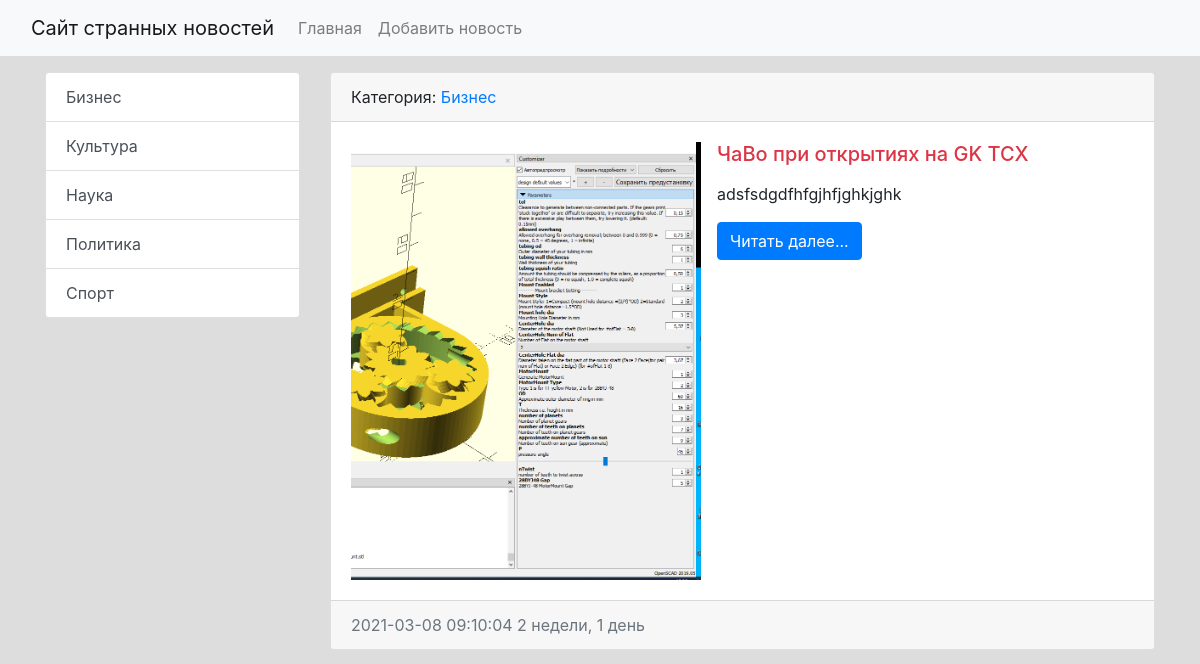
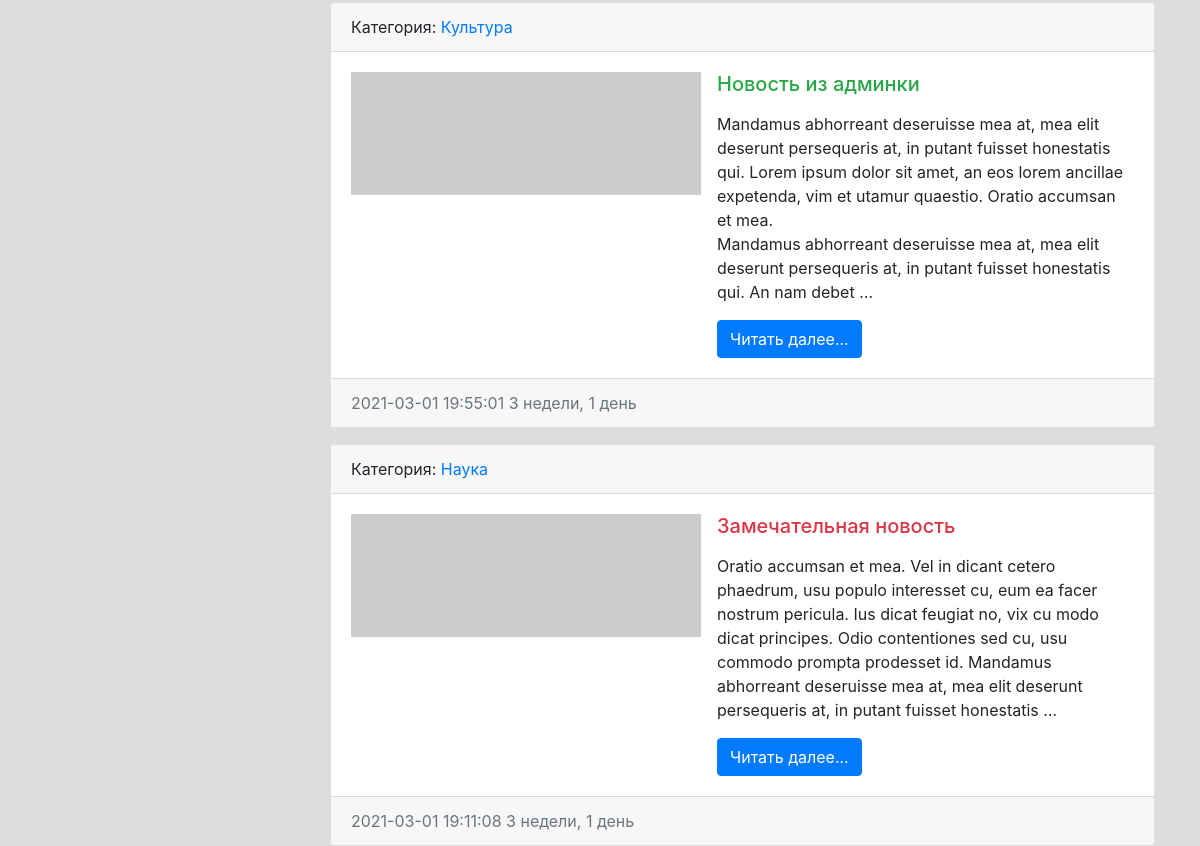
The app's page / (upper part), older data (2 pictures, top to bottom).
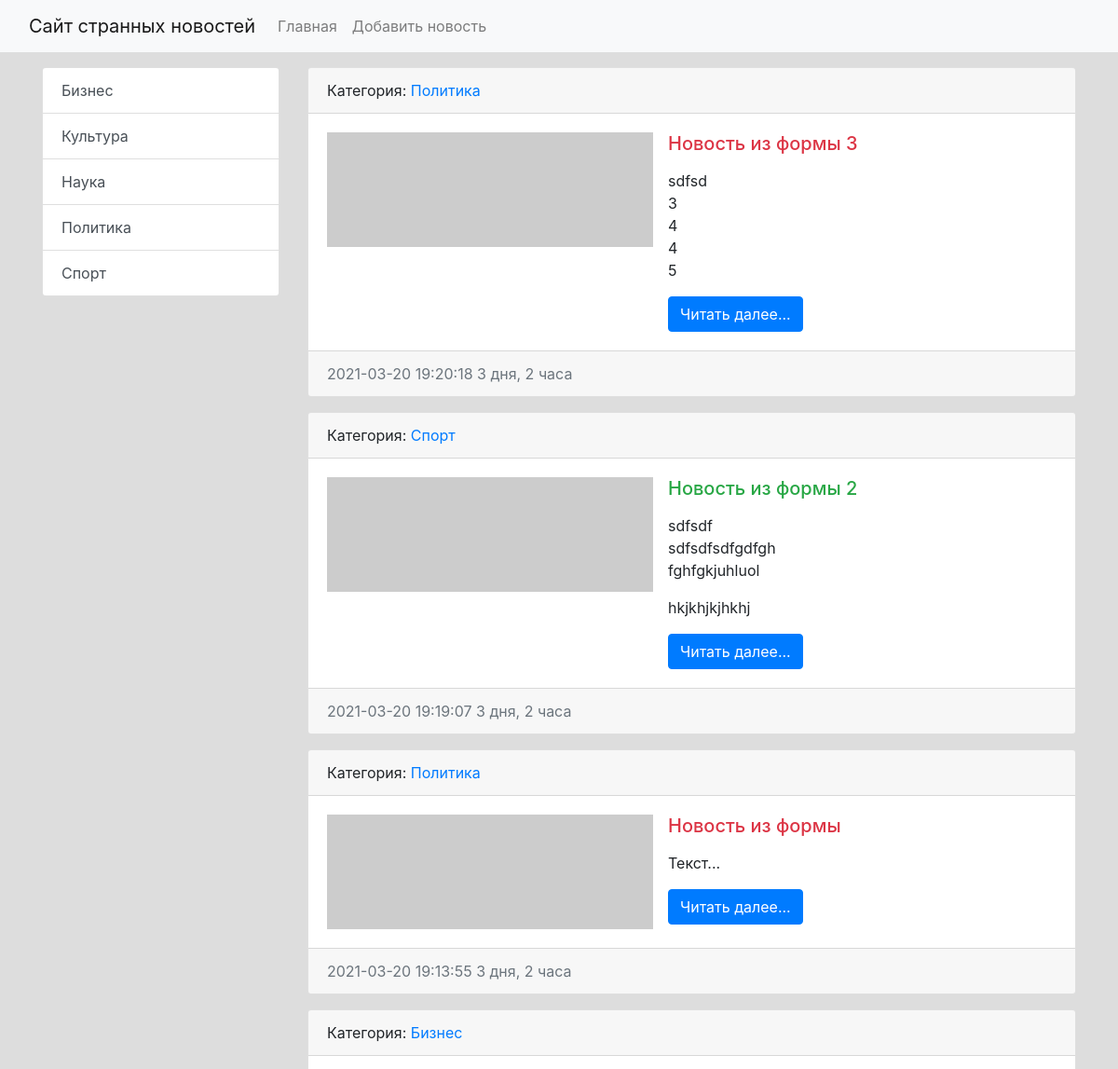
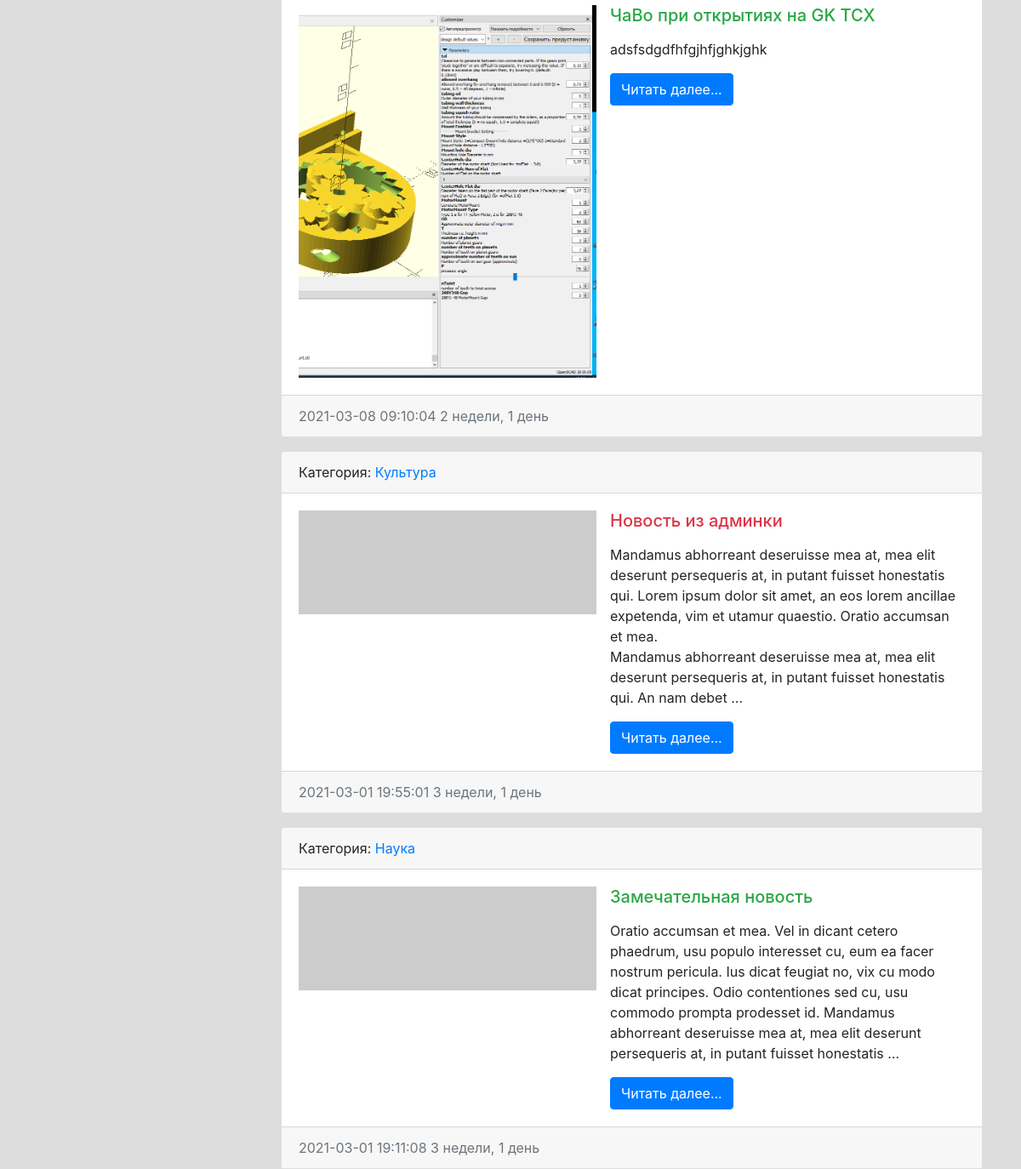
The same page, newer data (2 pictures, top to bottom).
### news/models.py (models this page shows, shortened)
class Category(models.Model):
    title = models.CharField(max_length=150, db_index=True, verbose_name='Наименование категории')
    def get_absolute_url(self):
        return reverse('category', kwargs={"category_id": self.pk})
    def __str__(self):
        return self.title
    class Meta:
        verbose_name = 'Категория'
        verbose_name_plural = 'Категории'
        ordering = ['title']

class News(models.Model):
    title = models.CharField(max_length=150, verbose_name='Наименование')
    content = models.TextField(blank=True, verbose_name='Контент')
    created_at = models.DateTimeField(auto_now_add=True, verbose_name='Дата публикации')
    updated_at = models.DateTimeField(auto_now=True, verbose_name='Обновлено')
    photo = models.ImageField(upload_to='photos/%Y/%m/%d/', verbose_name='Фото', blank=True)
    is_published = models.BooleanField(default=True, verbose_name='Опубликовано')
    category = models.ForeignKey('Category', on_delete=models.PROTECT, verbose_name='Категория')
    def get_absolute_url(self):
        return reverse('view_news', kwargs={"pk": self.pk})
    class Meta:
        verbose_name = 'Новость'
        verbose_name_plural = 'Новости'
        ordering = ['-created_at']

### news/views.py (the view)
# urls.py: path('', HomeNews.as_view(), name='home'),
class HomeNews(ListView):
    model = News
    template_name = 'news/home_news_list.html'
    context_object_name = 'news'
    def get_context_data(self, *, object_list=None, **kwargs):
        context = super().get_context_data(**kwargs)
        context['title'] = 'Главная страница'
        return context
    def get_queryset(self):
        return News.objects.filter(is_published=True)

### news/templatetags/news_tags.py (called while the page is built)
@register.inclusion_tag('news/list_categories.html')
def show_categories(arg1='Hello', arg2='world'):
    categories = Category.objects.all()
    return {"categories": categories, "arg1": arg1, "arg2": arg2}

### news/templates/news/home_news_list.html (shortened to what this page needs)
{% extends 'base.html' %}
{% block sidebar %}
{% include 'inc/_sidebar.html' %}
{% endblock %}
{% block content %}
{% for item in news %}
<div class="card mb-3">
    <div class="card-header">
        Категория: <a href="{{ item.category.get_absolute_url }}">{{ item.category }}</a>
    </div>
    <div class="card-body">
        <div class="media">
            {% if item.photo %}
            <img src="{{ item.photo.url }}" alt="" width="350" class="float-left mr-3">
            {% else %}
            <img src="https://picsum.photos/id/998/350/235/?blur=2" width="350" alt="" class="float-left mr-3">
            {% endif %}
            <div class="media-body">
                <h5 class="card-title {% cycle 'text-danger' 'text-success' %}">{{ item.title }}</h5>
                <p class="card-text">{{ item.content|linebreaks|truncatewords:50 }}</p>
                <a href="{{ item.get_absolute_url }}" class="btn btn-primary">Читать далее...</a>
            </div>
        </div>
    </div>
    <div class="card-footer text-muted">
        {{ item.created_at|date:"Y-m-d H:i:s" }}
        {{ item.created_at|timesince }}
    </div>
</div>
{% endfor %}
{% endblock %}

### templates/base.html (shortened to what this page needs)
{% load static %}
<!doctype html>
<html lang="en">
<head>
    <link href="{% static 'bootstrap/css/bootstrap.min.css' %}" rel="stylesheet">
    <link href="{% static 'css/style.css' %}" rel="stylesheet">
</head>
<body>
{% include 'inc/_nav.html' %}
<div class="container mt-3">
    <div class="row">
        <div class="col-md-3">
            {% block sidebar %}SIDEBAR{% endblock %}
        </div>
        <div class="col-md-9">
            {% block content %}CONTENT{% endblock %}
        </div>
    </div>
</div>
</body>
</html>

### templates/inc/_nav.html (shortened to what this page needs)
<nav class="navbar navbar-expand-lg navbar-light bg-light">
    <div class="container-fluid">
        <a class="navbar-brand" href="{% url 'home' %}">Сайт странных новостей</a>
        <div class="collapse navbar-collapse" id="navbarSupportedContent">
            <ul class="navbar-nav me-auto mb-2 mb-lg-0">
                <li class="nav-item"><a class="nav-link" href="{% url 'home' %}">Главная</a></li>
                <li class="nav-item"><a class="nav-link" href="{% url 'add_news' %}">Добавить новость</a></li>
            </ul>
        </div>
    </div>
</nav>

### templates/inc/_sidebar.html (shortened to what this page needs)
{% load news_tags %}
{% show_categories %}

### news/templates/news/list_categories.html
<div class="list-group">
    {% for item in categories %}
    <a href="{{ item.get_absolute_url }}" class="list-group-item list-group-item-action">{{item.title}}</a>
    {% endfor %}
</div>

### mysite/static/css/style.css (style rules this page uses)
body { background-color: #ddd; }

Row changes from the older to the newer data that the page shows:
added News: category "Политика", title "Новость из формы 3", content "sdfsd 3 4 4 5", created_at "2021-03-20 19:20:18", created_at "3 дня, 2 часа"
added News: category "Спорт", title "Новость из формы 2", content "sdfsdf sdfsdfsdfgdfgh fghfgkjuhluol hkjkhjkjhkhj", created_at "2021-03-20 19:19:07", created_at "3 дня, 2 часа"
added News: category "Политика", title "Новость из формы", content "Текст...", created_at "2021-03-20 19:13:55", created_at "3 дня, 2 часа"
